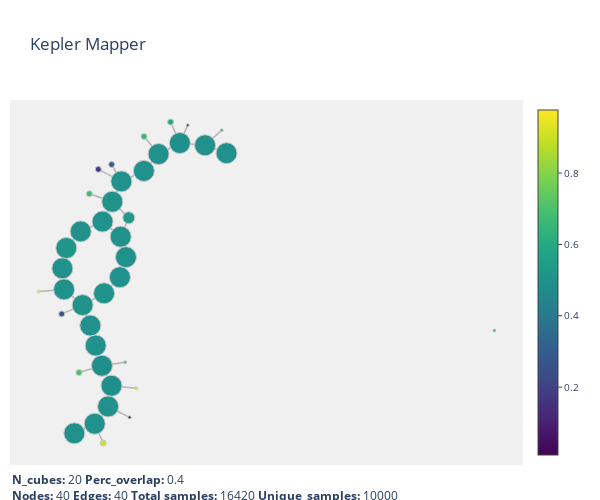

Notebook source saved alongside this figure:
### Code cell
from sklearn.decomposition import TruncatedSVD
from sklearn.decomposition import PCA
from sklearn import cluster
import umap.umap_ as umap


mapper = km.KeplerMapper(verbose=0)

lens = mapper.fit_transform(X,
    projection=[
        # umap.UMAP(n_components=1, random_state=1),
        TruncatedSVD(n_components=1,
                     random_state=123),
        # PCA(n_components=1)
        ]
            )

# Define the simplicial complex
graph = mapper.map(
    lens,
    X,
    cover=km.Cover(n_cubes=20, perc_overlap=0.4),
    clusterer=sklearn.cluster.AgglomerativeClustering(n_clusters=2, linkage='single'),
    # clusterer=sklearn.cluster.DBSCAN(eps=0.1, min_samples=20),
    # clusterer=sklearn.cluster.KMeans(n_clusters=2, random_state=123)
    )

# Visualization
mapper.visualize(graph, path_html="output/fpu.html");
plotlyviz(graph, graph_data=False)

### Figure 1 — Plotly figure (JSON) as saved in the notebook; plotly's stock layout.template omitted (floating-point values rounded to 4 significant figures)
{"data": [{"hoverinfo": "none", "line": {"color": "rgb(180,180,180)", "width": 1.5}, "mode": "lines", "type": "scatter", "uid": "2c46430b-8228-49e2-84e2-1aa3b493208f", "x": [1.551, 1.211, null, 1.476, 1.211, null, 1.211, 0.8119, null, 0.9361, 0.8119, null, 0.8119, 0.4742, null, 0.8119, 0.6644, null, 0.2438, 0.4742, null, 0.4742, 0.2414, null, 0.2414, -0.1152, null, -0.2695, -0.1152, null, -0.1152, -0.2589, null, -0.1152, -0.4802, null, -0.6221, -0.2589, null, -0.2589, 0.002492, null, -0.2589, -0.4132, null, 0.002492, -0.1262, null, -0.4132, -0.1262, null, -0.4132, -0.7595, null, -0.1262, -0.04263, null, -0.7595, -0.988, null, -0.988, -1.05, null, -0.04263, -0.1382, null, -1.05, -1.023, null, -0.1382, -0.3894, null, -0.3894, -0.7294, null, -1.023, -0.7294, null, -1.023, -1.426, null, -0.7294, -0.6069, null, -0.7294, -1.061, null, -0.6069, -0.5218, null, -0.5218, -0.4229, null, -0.7867, -0.4229, null, -0.4229, -0.2722, null, -0.4229, -0.05533, null, -0.2722, -0.3255, null, -0.2722, 0.1199, null, -0.3255, -0.5376, null, -0.3255, 0.01521, null, -0.5376, -0.8607, null, -0.5376, -0.4028, null], "y": [2.034, 2.178, null, 2.454, 2.178, null, 2.178, 2.219, null, 2.546, 2.219, null, 2.219, 2.017, null, 2.219, 2.603, null, 2.338, 2.017, null, 2.017, 1.709, null, 1.709, 1.517, null, 1.827, 1.517, null, 1.517, 1.145, null, 1.517, 1.738, null, 1.289, 1.145, null, 1.145, 0.8506, null, 1.145, 0.7817, null, 0.8506, 0.5047, null, 0.7817, 0.5047, null, 0.7817, 0.6019, null, 0.5047, 0.1312, null, 0.6019, 0.2984, null, 0.2984, -0.0737, null, 0.1312, -0.2365, null, -0.0737, -0.459, null, -0.2365, -0.5305, null, -0.5305, -0.7464, null, -0.459, -0.7464, null, -0.459, -0.4977, null, -0.7464, -1.121, null, -0.7464, -0.9076, null, -1.121, -1.485, null, -1.485, -1.856, null, -1.981, -1.856, null, -1.856, -2.221, null, -1.856, -1.793, null, -2.221, -2.601, null, -2.221, -2.266, null, -2.601, -2.916, null, -2.601, -2.8, null, -2.916, -3.091, null, -2.916, -3.269, null]}, {"hoverinfo": "text", "marker": {"color": [0.4978, 0.6408, 0.4984, 0.2452, 0.4953, 0.6543, 0.4978, 0.5959, 0.4954, 0.2962, 0.5006, 0.6837, 0.5053, 0.1782, 0.5405, 0.4965, 0.4995, 0.5004, 0.5162, 0.4998, 0.5013, 0.4969, 0.5053, 0.5021, 0.5115, 0.9767, 0.4957, 0.2714, 0.4984, 0.7028, 0.4891, 0.6632, 0.491, 0.6523, 0.4966, 0.9464, 0.5016, 0.009801, 0.5028, 0.9075], "colorbar": {"thickness": 20, "tickfont": {"size": 10}, "ticklen": 4, "x": 1.01}, "colorscale": [[0, "rgb(68, 1, 84)"], [0.1, "rgb(72, 35, 116)"], [0.2, "rgb(64, 67, 135)"], [0.3, "rgb(52, 94, 141)"], [0.4, "rgb(41, 120, 142)"], [0.5, "rgb(32, 144, 140)"], [0.6, "rgb(34, 167, 132)"], [0.7, "rgb(68, 190, 112)"], [0.8, "rgb(121, 209, 81)"], [0.9, "rgb(189, 222, 38)"], [1, "rgb(253, 231, 36)"]], "line": {"color": "rgb(200,200,200)", "width": 1}, "opacity": 1, "showscale": true, "size": [21, 3, 21, 3, 21, 6, 21, 6, 21, 6, 21, 6, 21, 6, 12, 21, 21, 21, 21, 21, 21, 21, 21, 21, 21, 3, 21, 6, 21, 6, 21, 3, 21, 3, 21, 3, 21, 3, 21, 6]}, "mode": "markers", "text": ["cube0_cluster0", "cube0_cluster1", "cube1_cluster0", "cube1_cluster1", "cube2_cluster0", "cube2_cluster1", "cube3_cluster0", "cube3_cluster1", "cube4_cluster0", "cube4_cluster1", "cube5_cluster0", "cube5_cluster1", "cube6_cluster0", "cube6_cluster1", "cube7_cluster0", "cube7_cluster1", "cube8_cluster0", "cube8_cluster1", "cube9_cluster0", "cube9_cluster1", "cube10_cluster0", "cube10_cluster1", "cube11_cluster0", "cube11_cluster1", "cube12_cluster0", "cube12_cluster1", "cube13_cluster0", "cube13_cluster1", "cube14_cluster0", "cube14_cluster1", "cube15_cluster0", "cube15_cluster1", "cube16_cluster0", "cube16_cluster1", "cube17_cluster0", "cube17_cluster1", "cube18_cluster0", "cube18_cluster1", "cube19_cluster0", "cube19_cluster1"], "type": "scatter", "uid": "7d91c7c4-19ee-4811-8e4b-252b6466776a", "x": [1.551, 1.476, 1.211, 0.9361, 0.8119, 0.2438, 0.4742, 0.6644, 0.2414, -0.2695, -0.1152, -0.6221, -0.2589, -0.4802, 0.002492, -0.4132, -0.1262, -0.7595, -0.988, -0.04263, -1.05, -0.1382, -0.3894, -1.023, -0.7294, -1.426, -0.6069, -1.061, -0.5218, -0.7867, -0.4229, 5.794, -0.2722, -0.05533, -0.3255, 0.1199, -0.5376, 0.01521, -0.8607, -0.4028], "y": [2.034, 2.454, 2.178, 2.546, 2.219, 2.338, 2.017, 2.603, 1.709, 1.827, 1.517, 1.289, 1.145, 1.738, 0.8506, 0.7817, 0.5047, 0.6019, 0.2984, 0.1312, -0.0737, -0.2365, -0.5305, -0.459, -0.7464, -0.4977, -1.121, -0.9076, -1.485, -1.981, -1.856, -1.212, -2.221, -1.793, -2.601, -2.266, -2.916, -2.8, -3.091, -3.269]}], "layout": {"annotations": [{"align": "left", "font": {"size": 12}, "showarrow": false, "text": "<b>N_cubes:</b> 20 <b>Perc_overlap:</b> 0.4<br><b>Nodes:</b> 40 <b>Edges:</b> 40 <b>Total samples:</b> 16420 <b>Unique_samples:</b> 10000", "x": 0, "xanchor": "left", "xref": "paper", "y": -0.01, "yanchor": "top", "yref": "paper"}], "autosize": false, "font": {"size": 12}, "height": 500, "hovermode": "closest", "margin": {"b": 35, "l": 10, "r": 60, "t": 100}, "plot_bgcolor": "rgba(240, 240, 240, 0.95)", "showlegend": false, "title": {"text": "Kepler Mapper"}, "width": 600, "xaxis": {"visible": false}, "yaxis": {"visible": false}}}
